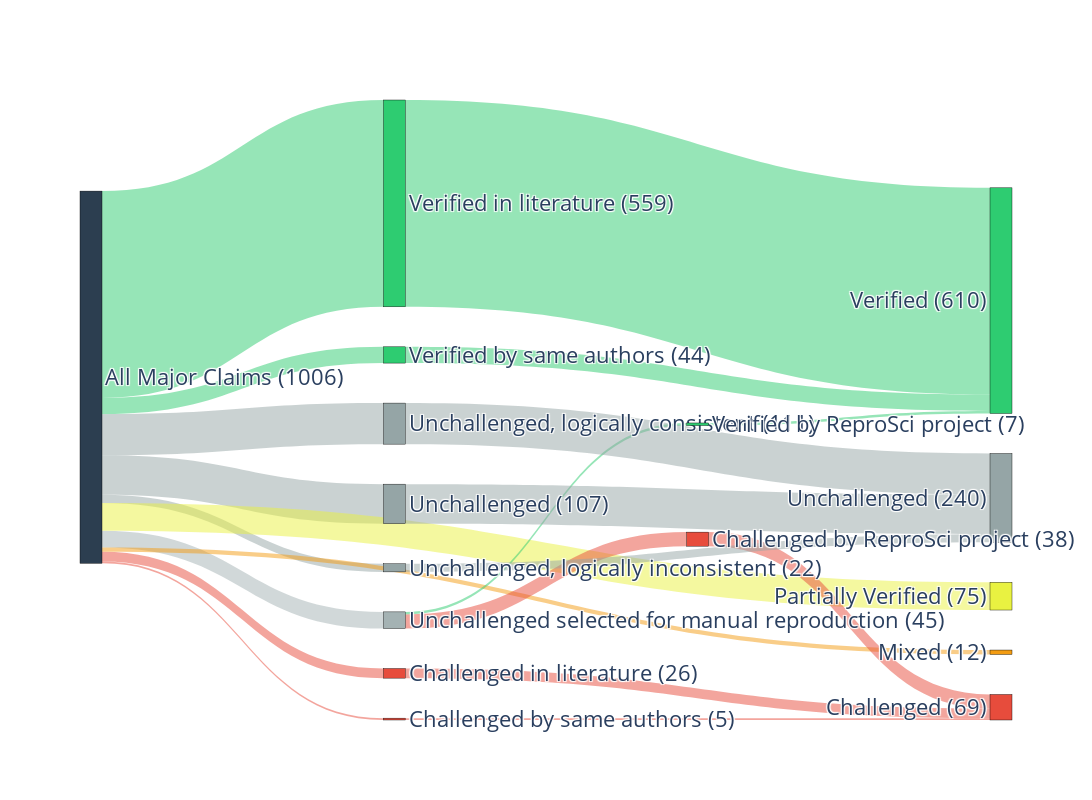

Notebook code cell kept with this figure:
### Code cell
fig = plot_info.create_sankey_diagram2(to_plot)
fig.show()
fig.write_html('figures/fig1_claims_sankey.html')

### Figure 1 — Plotly figure (JSON) as saved in the notebook; plotly's stock layout.template omitted (floating-point values rounded to 4 significant figures)
{"data": [{"link": {"color": ["rgba(46, 204, 113, 0.5)", "rgba(46, 204, 113, 0.5)", "rgba(149, 165, 166, 0.5)", "rgba(149, 165, 166, 0.5)", "rgba(149, 165, 166, 0.5)", "rgba(164, 178, 179, 0.5)", "rgba(231, 76, 60, 0.5)", "rgba(231, 76, 60, 0.5)", "rgba(233, 242, 65, 0.5)", "rgba(243, 156, 18, 0.5)", "rgba(46, 204, 113, 0.5)", "rgba(46, 204, 113, 0.5)", "rgba(231, 76, 60, 0.5)", "rgba(231, 76, 60, 0.5)", "rgba(46, 204, 113, 0.5)", "rgba(46, 204, 113, 0.5)", "rgba(231, 76, 60, 0.5)", "rgba(231, 76, 60, 0.5)", "rgba(149, 165, 166, 0.5)", "rgba(149, 165, 166, 0.5)", "rgba(149, 165, 166, 0.5)"], "source": [0, 0, 0, 0, 0, 0, 0, 0, 0, 0, 1, 2, 7, 8, 6, 14, 6, 15, 3, 4, 5], "target": [1, 2, 3, 4, 5, 6, 7, 8, 9, 10, 11, 11, 12, 12, 14, 11, 15, 12, 13, 13, 13], "value": [559, 44, 22, 111, 107, 45, 26, 5, 75, 12, 559, 44, 26, 5, 7, 7, 38, 38, 22, 111, 107]}, "node": {"color": ["#2c3e50", "#2ecc71", "#2ecc71", "#95a5a6", "#95a5a6", "#95a5a6", "#a4b2b3", "#e74c3c", "#e74c3c", "#e9f241", "#f39c12", "#2ecc71", "#e74c3c", "#95a5a6", "#2ecc71", "#e74c3c"], "label": ["All Major Claims (1006)", "Verified in literature (559)", "Verified by same authors (44)", "Unchallenged, logically inconsistent (22)", "Unchallenged, logically consistent (111)", "Unchallenged (107)", "Unchallenged selected for manual reproduction (45)", "Challenged in literature (26)", "Challenged by same authors (5)", "Partially Verified (75)", "Mixed (12)", "Verified (610)", "Challenged (69)", "Unchallenged (240)", "Verified by ReproSci project (7)", "Challenged by ReproSci project (38)"], "line": {"color": "black", "width": 0.4}, "pad": 40, "thickness": 22}, "type": "sankey"}], "layout": {"font": {"size": 22}, "height": 800, "paper_bgcolor": "white", "plot_bgcolor": "white", "showlegend": false, "title": {"text": ""}, "width": 2000}}
